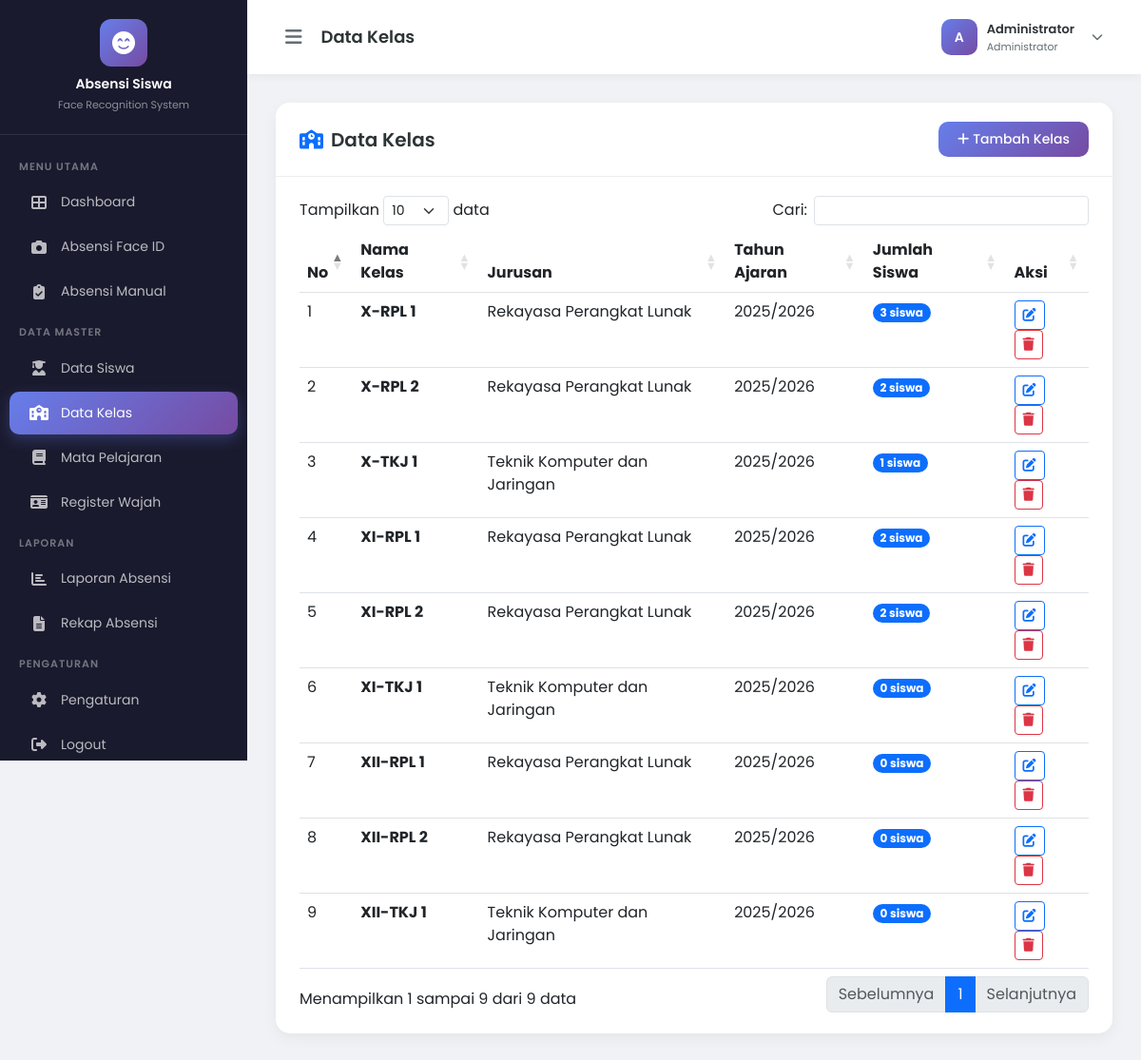
The app's page /pages/kelas.php (signed in) with its own data.
### tables this page shows
CREATE TABLE kelas (
    id INT AUTO_INCREMENT PRIMARY KEY,
    nama_kelas VARCHAR(50) NOT NULL,
    jurusan VARCHAR(100),
    tahun_ajaran VARCHAR(20) NOT NULL,
    created_at TIMESTAMP DEFAULT CURRENT_TIMESTAMP,
    updated_at TIMESTAMP DEFAULT CURRENT_TIMESTAMP ON UPDATE CURRENT_TIMESTAMP
);

### pages/kelas.php (the view, shortened to what this page needs)
<?php
$page_title = 'Data Kelas';
require_once __DIR__ . '/../includes/header.php';
$classes = mysqli_query($conn, "
    SELECT k.*, COUNT(s.id) as jumlah_siswa
    FROM kelas k
    LEFT JOIN siswa s ON k.id = s.kelas_id
    GROUP BY k.id
    ORDER BY k.nama_kelas
");
?>
<div class="table-card">
    <div class="card-header">
        <h5><i class="fas fa-school me-2 text-primary"></i>Data Kelas</h5>
        <button class="btn btn-primary-gradient" data-bs-toggle="modal" data-bs-target="#modalKelas" onclick="resetForm()">
            <i class="fas fa-plus me-1"></i>Tambah Kelas
        </button>
    </div>
    <div class="card-body">
        <div class="table-responsive">
            <table class="table table-hover datatable">
                <thead>
                    <tr>
                        <th>No</th>
                        <th>Nama Kelas</th>
                        <th>Jurusan</th>
                        <th>Tahun Ajaran</th>
                        <th>Jumlah Siswa</th>
                        <th>Aksi</th>
                    </tr>
                </thead>
                <tbody>
                    <?php $no = 1; while ($row = mysqli_fetch_assoc($classes)): ?>
                    <tr>
                        <td><?= $no++ ?></td>
                        <td><span class="fw-bold"><?= $row['nama_kelas'] ?></span></td>
                        <td><?= $row['jurusan'] ?: '-' ?></td>
                        <td><?= $row['tahun_ajaran'] ?></td>
                        <td><span class="badge bg-primary rounded-pill"><?= $row['jumlah_siswa'] ?> siswa</span></td>
                        <td>
                            <button class="btn btn-sm btn-outline-primary me-1" onclick="editKelas(<?= htmlspecialchars(json_encode($row)) ?>)">
                                <i class="fas fa-edit"></i>
                            </button>
                            <button class="btn btn-sm btn-outline-danger" onclick="confirmDelete('kelas.php?delete=<?= $row['id'] ?>')">
                                <i class="fas fa-trash"></i>
                            </button>
                        </td>
                    </tr>
                    <?php endwhile; ?>
                </tbody>
            </table>
        </div>
    </div>
</div>
<?php require_once __DIR__ . '/../includes/footer.php'; ?>

### includes/header.php (shortened to what this page needs)
<?php
$current_page = basename($_SERVER['PHP_SELF'], '.php');
?>
<!DOCTYPE html>
<html lang="id">
<head>
    <link href="https://cdn.jsdelivr.net/npm/bootstrap@5.3.0/dist/css/bootstrap.min.css" rel="stylesheet">
    <link href="https://cdnjs.cloudflare.com/ajax/libs/font-awesome/6.4.0/css/all.min.css" rel="stylesheet">
    <link href="https://cdn.datatables.net/1.13.6/css/dataTables.bootstrap5.min.css" rel="stylesheet">
</head>
<body>
    <nav class="sidebar" id="sidebar">
        <div class="sidebar-brand">
            <div class="brand-icon">
                <i class="fas fa-face-smile-beam"></i>
            </div>
            <h5>Absensi Siswa</h5>
            <small>Face Recognition System</small>
        </div>
        <div class="sidebar-menu">
            <div class="menu-label">Menu Utama</div>
            <a href="dashboard.php" class="menu-item <?= $current_page === 'dashboard' ? 'active' : '' ?>">
                <i class="fas fa-th-large"></i> Dashboard
            </a>
            <a href="absensi.php" class="menu-item <?= $current_page === 'absensi' ? 'active' : '' ?>">
                <i class="fas fa-camera"></i> Absensi Face ID
            </a>
            <a href="absensi_manual.php" class="menu-item <?= $current_page === 'absensi_manual' ? 'active' : '' ?>">
                <i class="fas fa-clipboard-check"></i> Absensi Manual
            </a>
            <div class="menu-label">Data Master</div>
            <a href="siswa.php" class="menu-item <?= $current_page === 'siswa' ? 'active' : '' ?>">
                <i class="fas fa-user-graduate"></i> Data Siswa
            </a>
            <a href="kelas.php" class="menu-item <?= $current_page === 'kelas' ? 'active' : '' ?>">
                <i class="fas fa-school"></i> Data Kelas
            </a>
            <a href="mapel.php" class="menu-item <?= $current_page === 'mapel' ? 'active' : '' ?>">
                <i class="fas fa-book"></i> Mata Pelajaran
            </a>
            <a href="register_face.php" class="menu-item <?= $current_page === 'register_face' ? 'active' : '' ?>">
                <i class="fas fa-id-card"></i> Register Wajah
            </a>
            <div class="menu-label">Laporan</div>
            <a href="laporan.php" class="menu-item <?= $current_page === 'laporan' ? 'active' : '' ?>">
                <i class="fas fa-chart-bar"></i> Laporan Absensi
            </a>
            <a href="rekap.php" class="menu-item <?= $current_page === 'rekap' ? 'active' : '' ?>">
                <i class="fas fa-file-alt"></i> Rekap Absensi
            </a>
            <div class="menu-label">Pengaturan</div>
            <a href="pengaturan.php" class="menu-item <?= $current_page === 'pengaturan' ? 'active' : '' ?>">
                <i class="fas fa-cog"></i> Pengaturan
            </a>
            <a href="logout.php" class="menu-item">
                <i class="fas fa-sign-out-alt"></i> Logout
            </a>
        </div>
    </nav>
    <div class="main-content" id="mainContent">
        <div class="top-navbar">
            <div class="d-flex align-items-center">
                <button class="toggle-sidebar" id="toggleSidebar">
                    <i class="fas fa-bars"></i>
                </button>
                <h5 class="page-title"><?= $page_title ?? 'Dashboard' ?></h5>
            </div>
            <div class="navbar-right">
                <div class="dropdown">
                    <div class="user-dropdown" data-bs-toggle="dropdown">
                        <div class="user-avatar">
                            <?= strtoupper(substr($_SESSION['admin_nama'] ?? 'A', 0, 1)) ?>
                        </div>
                        <div class="d-none d-md-block">
                            <div style="font-size:13px; font-weight:600; color:#2d3436;"><?= $_SESSION['admin_nama'] ?? 'Admin' ?></div>
                            <div style="font-size:11px; color:#636e72;">Administrator</div>
                        </div>
                        <i class="fas fa-chevron-down ms-2" style="font-size:12px; color:#636e72;"></i>
                    </div>
                </div>
            </div>
        </div>
        <div class="content-area">

### includes/footer.php (shortened to what this page needs)
        </div>
    </div>
</body>
</html>

### includes/header.php (style rules this page uses)
* { font-family: 'Poppins', sans-serif; }
:root { --sidebar-width: 260px; --primary-gradient: linear-gradient(135deg, #667eea 0%, #764ba2 100%); --sidebar-bg: #1a1a2e; --sidebar-hover: #16213e; --sidebar-active: #0f3460; }
body { background-color: #f0f2f5; overflow-x: hidden; }
.sidebar { position: fixed; top: 0; left: 0; width: var(--sidebar-width); height: 100vh; background: var(--sidebar-bg); z-index: 1000; transition: all 0.3s ease; overflow-y: auto; }
.sidebar-brand { padding: 20px; text-align: center; border-bottom: 1px solid rgba(255,255,255,0.1); }
.sidebar-brand .brand-icon { width: 50px; height: 50px; background: var(--primary-gradient); border-radius: 12px; display: flex; align-items: center; justify-content: center; margin: 0 auto 10px; }
.sidebar-brand .brand-icon i { font-size: 24px; color: white; }
.sidebar-brand h5 { color: white; font-size: 14px; font-weight: 600; margin: 0; }
.sidebar-brand small { color: rgba(255,255,255,0.5); font-size: 11px; }
.sidebar-menu { padding: 15px 0; }
.sidebar-menu .menu-label { color: rgba(255,255,255,0.4); font-size: 11px; font-weight: 600; text-transform: uppercase; letter-spacing: 1px; padding: 10px 20px 5px; }
.sidebar-menu .menu-item { display: flex; align-items: center; padding: 12px 20px; color: rgba(255,255,255,0.7); text-decoration: none; font-size: 14px; transition: all 0.3s; margin: 2px 10px; border-radius: 10px; }
.sidebar-menu .menu-item.active { background: var(--primary-gradient); color: white; box-shadow: 0 5px 15px rgba(102, 126, 234, 0.3); }
.sidebar-menu .menu-item i { width: 22px; margin-right: 12px; font-size: 16px; text-align: center; }
.main-content { margin-left: var(--sidebar-width); transition: all 0.3s ease; }
.top-navbar { background: white; padding: 15px 30px; box-shadow: 0 2px 10px rgba(0,0,0,0.05); display: flex; align-items: center; justify-content: space-between; position: sticky; top: 0; z-index: 999; }
.top-navbar .toggle-sidebar { background: none; border: none; font-size: 20px; color: #636e72; cursor: pointer; padding: 5px 10px; border-radius: 8px; transition: all 0.3s; }
.top-navbar .page-title { font-weight: 600; color: #2d3436; font-size: 18px; margin: 0 0 0 10px; }
.top-navbar .navbar-right { display: flex; align-items: center; gap: 15px; }
.top-navbar .user-dropdown { display: flex; align-items: center; gap: 10px; cursor: pointer; padding: 5px 10px; border-radius: 10px; transition: all 0.3s; }
.top-navbar .user-avatar { width: 38px; height: 38px; background: var(--primary-gradient); border-radius: 10px; display: flex; align-items: center; justify-content: center; color: white; font-weight: 600; font-size: 14px; }
.content-area { padding: 30px; }
.table-card { background: white; border-radius: 15px; box-shadow: 0 5px 15px rgba(0,0,0,0.05); border: none; overflow: hidden; }
.table-card .card-header { background: white; border-bottom: 1px solid #eee; padding: 20px 25px; display: flex; align-items: center; justify-content: space-between; }
.table-card .card-header h5 { font-weight: 600; margin: 0; color: #2d3436; }
.table-card .card-body { padding: 20px 25px; }
.btn-primary-gradient { background: var(--primary-gradient); border: none; color: white; border-radius: 10px; padding: 8px 20px; font-size: 14px; font-weight: 500; transition: all 0.3s; }

### records on screen
kelas: nama_kelas "X-RPL 1", jurusan "Rekayasa Perangkat Lunak", tahun_ajaran "2025/2026", jumlah_siswa "3"
kelas: nama_kelas "X-RPL 2", jurusan "Rekayasa Perangkat Lunak", tahun_ajaran "2025/2026", jumlah_siswa "2"
kelas: nama_kelas "X-TKJ 1", jurusan "Teknik Komputer dan Jaringan", tahun_ajaran "2025/2026", jumlah_siswa "1"
kelas: nama_kelas "XI-RPL 1", jurusan "Rekayasa Perangkat Lunak", tahun_ajaran "2025/2026", jumlah_siswa "2"
kelas: nama_kelas "XI-RPL 2", jurusan "Rekayasa Perangkat Lunak", tahun_ajaran "2025/2026", jumlah_siswa "2"
kelas: nama_kelas "XI-TKJ 1", jurusan "Teknik Komputer dan Jaringan", tahun_ajaran "2025/2026", jumlah_siswa "0"
kelas: nama_kelas "XII-RPL 1", jurusan "Rekayasa Perangkat Lunak", tahun_ajaran "2025/2026", jumlah_siswa "0"
kelas: nama_kelas "XII-RPL 2", jurusan "Rekayasa Perangkat Lunak", tahun_ajaran "2025/2026", jumlah_siswa "0"
kelas: nama_kelas "XII-TKJ 1", jurusan "Teknik Komputer dan Jaringan", tahun_ajaran "2025/2026", jumlah_siswa "0"

### other values on screen
$page_title "Data Kelas"
substr($_SESSION['admin_nama'] ?? 'A', 0, 1) "A"
$_SESSION['admin_nama'] "Administrator"
